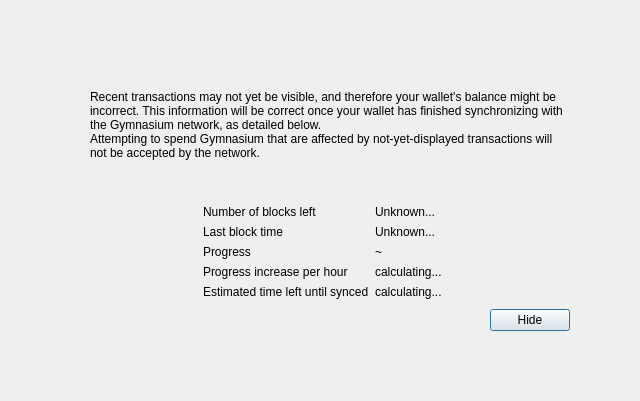
<?xml version="1.0" encoding="UTF-8"?>
<ui version="4.0">
 <class>ModalOverlay</class>
 <widget class="QWidget" name="ModalOverlay">
  <property name="geometry">
   <rect>
    <x>0</x>
    <y>0</y>
    <width>640</width>
    <height>401</height>
   </rect>
  </property>
  <property name="windowTitle">
   <string>Form</string>
  </property>
  <layout class="QVBoxLayout" name="verticalLayout" stretch="0">
   <property name="sizeConstraint">
    <enum>QLayout::SetDefaultConstraint</enum>
   </property>
   <property name="leftMargin">
    <number>0</number>
   </property>
   <property name="topMargin">
    <number>0</number>
   </property>
   <property name="rightMargin">
    <number>0</number>
   </property>
   <property name="bottomMargin">
    <number>0</number>
   </property>
   <item>
    <widget class="QWidget" name="bgWidget" native="true">
     <property name="styleSheet">
      <string notr="true"/>
     </property>
     <layout class="QVBoxLayout" name="verticalLayoutMain" stretch="0">
      <property name="leftMargin">
       <number>60</number>
      </property>
      <property name="topMargin">
       <number>60</number>
      </property>
      <property name="rightMargin">
       <number>60</number>
      </property>
      <property name="bottomMargin">
       <number>60</number>
      </property>
      <item>
       <widget class="QWidget" name="contentWidget" native="true">
        <property name="styleSheet">
         <string notr="true"/>
        </property>
        <layout class="QVBoxLayout" name="verticalLayoutSub" stretch="1,0,0,0,0">
         <property name="spacing">
          <number>0</number>
         </property>
         <property name="leftMargin">
          <number>10</number>
         </property>
         <property name="topMargin">
          <number>10</number>
         </property>
         <property name="rightMargin">
          <number>10</number>
         </property>
         <property name="bottomMargin">
          <number>10</number>
         </property>
         <item>
          <layout class="QHBoxLayout" name="horizontalLayoutIconText" stretch="0,1">
           <property name="topMargin">
            <number>20</number>
           </property>
           <item>
            <layout class="QVBoxLayout" name="verticalLayoutIcon">
             <property name="leftMargin">
              <number>0</number>
             </property>
             <item>
              <widget class="QLabel" name="warningIcon">
               <property name="text">
                <string/>
               </property>
              </widget>
             </item>
             <item>
              <spacer name="verticalSpacerWarningIcon">
               <property name="orientation">
                <enum>Qt::Vertical</enum>
               </property>
               <property name="sizeHint" stdset="0">
                <size>
                 <width>20</width>
                 <height>40</height>
                </size>
               </property>
              </spacer>
             </item>
            </layout>
           </item>
           <item>
            <layout class="QVBoxLayout" name="verticalLayoutInfoText">
             <property name="leftMargin">
              <number>0</number>
             </property>
             <property name="topMargin">
              <number>0</number>
             </property>
             <item>
              <widget class="QLabel" name="infoText">
               <property name="text">
                <string>Recent transactions may not yet be visible, and therefore your wallet's balance might be incorrect. This information will be correct once your wallet has finished synchronizing with the Gymnasium network, as detailed below.</string>
               </property>
               <property name="textFormat">
                <enum>Qt::RichText</enum>
               </property>
               <property name="wordWrap">
                <bool>true</bool>
               </property>
              </widget>
             </item>
             <item>
              <widget class="QLabel" name="infoTextStrong">
               <property name="text">
                <string>Attempting to spend Gymnasium that are affected by not-yet-displayed transactions will not be accepted by the network.</string>
               </property>
               <property name="textFormat">
                <enum>Qt::RichText</enum>
               </property>
               <property name="wordWrap">
                <bool>true</bool>
               </property>
              </widget>
             </item>
             <item>
              <spacer name="verticalSpacerInTextSpace">
               <property name="orientation">
                <enum>Qt::Vertical</enum>
               </property>
               <property name="sizeHint" stdset="0">
                <size>
                 <width>20</width>
                 <height>40</height>
                </size>
               </property>
              </spacer>
             </item>
            </layout>
           </item>
          </layout>
         </item>
         <item>
          <spacer name="verticalSpacerAfterText">
           <property name="orientation">
            <enum>Qt::Vertical</enum>
           </property>
           <property name="sizeHint" stdset="0">
            <size>
             <width>20</width>
             <height>40</height>
            </size>
           </property>
          </spacer>
         </item>
         <item>
          <layout class="QFormLayout" name="formLayout">
           <property name="fieldGrowthPolicy">
            <enum>QFormLayout::FieldsStayAtSizeHint</enum>
           </property>
           <property name="formAlignment">
            <set>Qt::AlignHCenter|Qt::AlignTop</set>
           </property>
           <property name="horizontalSpacing">
            <number>6</number>
           </property>
           <property name="verticalSpacing">
            <number>6</number>
           </property>
           <property name="topMargin">
            <number>10</number>
           </property>
           <item row="0" column="0">
            <widget class="QLabel" name="labelNumberOfBlocksLeft">
             <property name="text">
              <string>Number of blocks left</string>
             </property>
            </widget>
           </item>
           <item row="0" column="1">
            <widget class="QLabel" name="numberOfBlocksLeft">
             <property name="text">
              <string>Unknown...</string>
             </property>
            </widget>
           </item>
           <item row="1" column="0">
            <widget class="QLabel" name="labelLastBlockTime">
             <property name="text">
              <string>Last block time</string>
             </property>
            </widget>
           </item>
           <item row="1" column="1">
            <widget class="QLabel" name="newestBlockDate">
             <property name="sizePolicy">
              <sizepolicy hsizetype="Maximum" vsizetype="Preferred">
               <horstretch>0</horstretch>
               <verstretch>0</verstretch>
              </sizepolicy>
             </property>
             <property name="text">
              <string>Unknown...</string>
             </property>
            </widget>
           </item>
           <item row="2" column="0">
            <widget class="QLabel" name="labelSyncDone">
             <property name="text">
              <string>Progress</string>
             </property>
            </widget>
           </item>
           <item row="2" column="1">
            <layout class="QHBoxLayout" name="horizontalLayoutSync" stretch="0,1">
             <item>
              <widget class="QLabel" name="percentageProgress">
               <property name="text">
                <string notr="true">~</string>
               </property>
              </widget>
             </item>
            </layout>
           </item>
           <item row="4" column="0">
            <widget class="QLabel" name="labelProgressIncrease">
             <property name="text">
              <string>Progress increase per hour</string>
             </property>
            </widget>
           </item>
           <item row="4" column="1">
            <widget class="QLabel" name="progressIncreasePerH">
             <property name="text">
              <string>calculating...</string>
             </property>
            </widget>
           </item>
           <item row="5" column="0">
            <widget class="QLabel" name="labelEstimatedTimeLeft">
             <property name="text">
              <string>Estimated time left until synced</string>
             </property>
            </widget>
           </item>
           <item row="5" column="1">
            <widget class="QLabel" name="expectedTimeLeft">
             <property name="text">
              <string>calculating...</string>
             </property>
            </widget>
           </item>
          </layout>
         </item>
         <item>
          <layout class="QHBoxLayout" name="horizontalLayoutButtons">
           <property name="leftMargin">
            <number>10</number>
           </property>
           <property name="topMargin">
            <number>10</number>
           </property>
           <item>
            <spacer name="horizontalSpacer">
             <property name="orientation">
              <enum>Qt::Horizontal</enum>
             </property>
             <property name="sizeHint" stdset="0">
              <size>
               <width>40</width>
               <height>20</height>
              </size>
             </property>
            </spacer>
           </item>
           <item>
            <widget class="QPushButton" name="closeButton">
             <property name="text">
              <string>Hide</string>
             </property>
             <property name="shortcut">
              <string notr="true">Esc</string>
             </property>
             <property name="focusPolicy">
              <enum>Qt::StrongFocus</enum>
             </property>
             <property name="default">
              <bool>true</bool>
             </property>
            </widget>
           </item>
          </layout>
         </item>
         <item>
          <layout class="QVBoxLayout" name="verticalLayout_2">
           <item>
            <spacer name="verticalSpacer">
             <property name="orientation">
              <enum>Qt::Vertical</enum>
             </property>
             <property name="sizeHint" stdset="0">
              <size>
               <width>20</width>
               <height>40</height>
              </size>
             </property>
            </spacer>
           </item>
          </layout>
         </item>
        </layout>
       </widget>
      </item>
     </layout>
    </widget>
   </item>
  </layout>
 </widget>
 <resources/>
 <connections/>
</ui>
